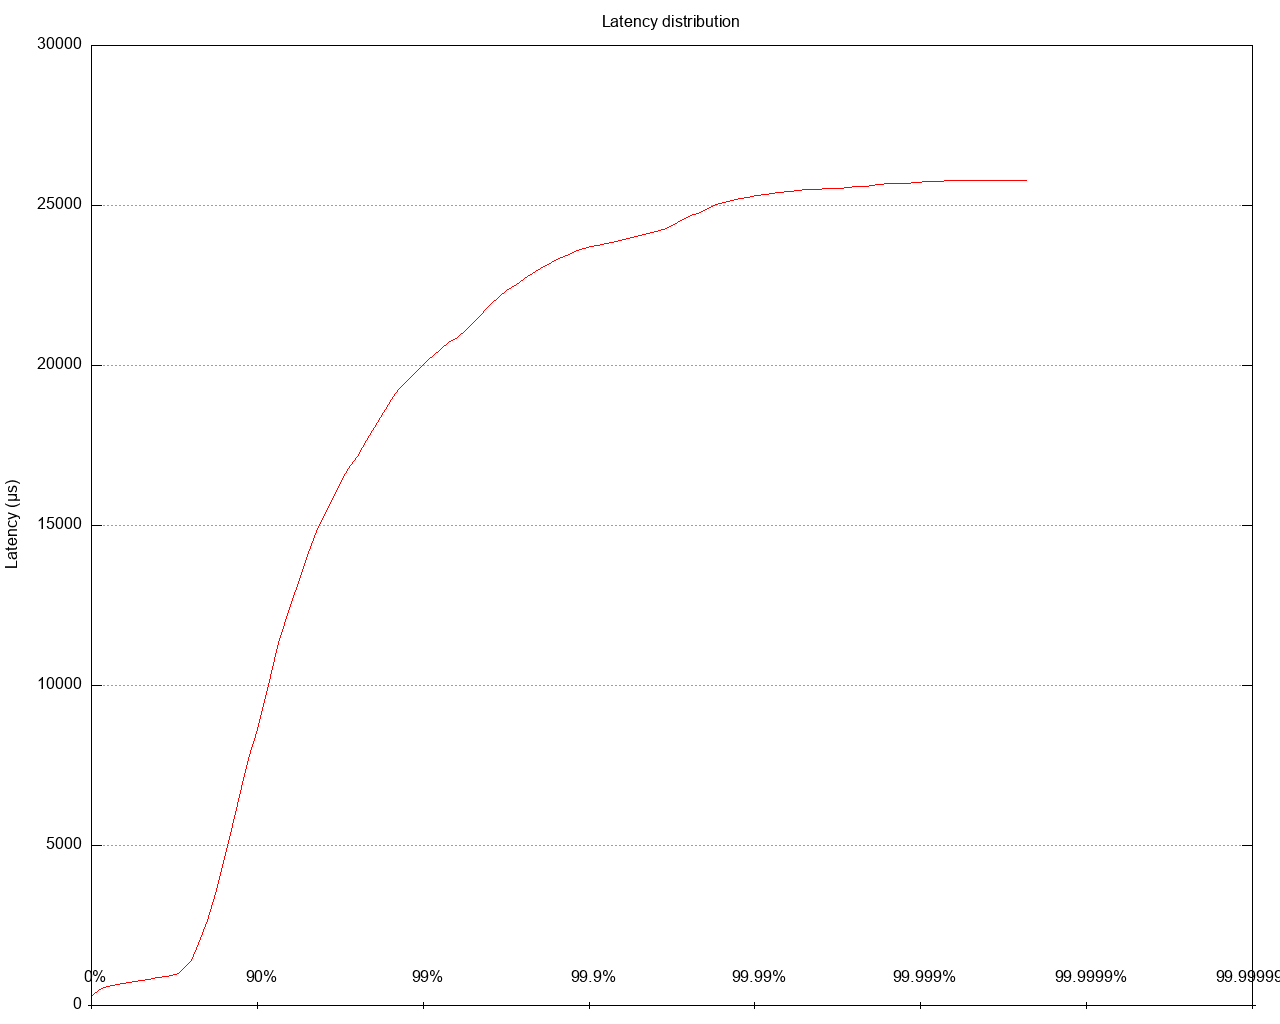

The script that saved this image:
set datafile separator ","
set title 'Latency distribution' noenhanced
set terminal png size 1280,1024
set grid
unset xtics
set ylabel 'Latency (μs)'
set logscale x
set key top left
set style line 1 lt 1 lw 3 pt 3 linecolor rgb "red"
set output '/Users/gbarnett/git/hazelcast-simulator/atomiclong-3node-member/atomicreference/latency/latency_distribution_twoKbWrite.png'
plot '/Users/gbarnett/git/hazelcast-simulator/src/simulator/xlabels.csv' notitle with labels center offset 0, 1.5 point,\
   "/Users/gbarnett/git/hazelcast-simulator/atomiclong-3node-member/atomicreference/data/latency_distribution_twoKbWrite_1.data" using 1:2 title "" lt rgb "red" with lines, \
